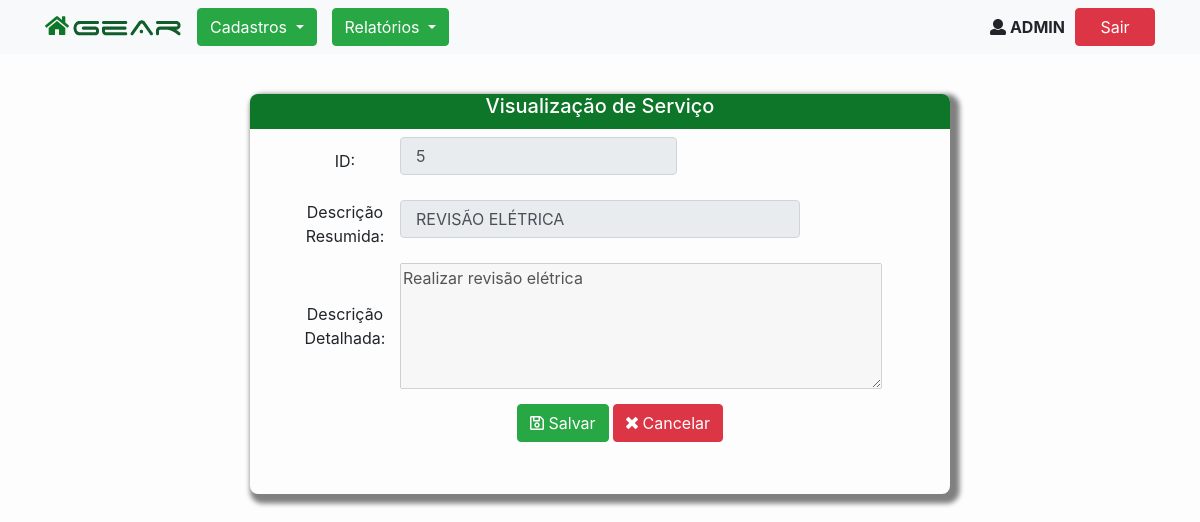
The page /servico-form-visualizacao.php?id=5 (signed in) on the database its author committed.
### tables this page shows
CREATE TABLE `tb_servico` (
  `id` int(11) NOT NULL AUTO_INCREMENT,
  `descricao_resumida` varchar(25) NOT NULL,
  `descricao_detalhada` varchar(250) DEFAULT NULL,
  `cnpj_empresa` varchar(14) NOT NULL,
  PRIMARY KEY (`id`)
);

### ServicoBO.php (called while the page is built, shortened)
<?php
require_once 'Servico.php';
class ServicoBO {
    public static function findById($id){
        $cnpj = $_SESSION['login']['cnpj_empresa'];
        $sql = "SELECT id, descricao_resumida, descricao_detalhada, cnpj_empresa FROM tb_servico WHERE id = :id AND cnpj_empresa = :cnpj_empresa ORDER BY descricao_resumida";
        $DB = db_connect();
        $stmt = $DB->prepare($sql);
        $stmt->bindParam(':id', $id);
        $stmt->bindParam(':cnpj_empresa', $cnpj);
        $stmt->execute();
        $servicos=$stmt->fetchAll(PDO::FETCH_CLASS, 'Servico');
        return $servicos[0];
    }
}

### Servico.php (called while the page is built, shortened)
<?php
class Servico
{
    private $id;
    private $descricao_resumida;
    private $descricao_detalhada;
    public function getId()
    {
        return $this->id;
    }
    public function getDescricaoResumida()
    {
        return $this->descricao_resumida;
    }
    public function getDescricaoDetalhada()
    {
        return $this->descricao_detalhada;
    }
}

### servico-form-visualizacao.php (the view)
<?php
	include('header.php');
	require('ServicoBO.php');
	$id=$_GET['id'];
	$servico= ServicoBO::findById($id);
?>
<div class="containerprincipal">
	<h5>Visualização de Serviço</h5>
	<form method="get" class="form-inline" role="form" action="servico-acao-alterar" id="form-servico">
		<div class="containerg">
			<fieldset>
				<div class="form-group">
					<label >ID:</label>
					<input   required maxlength="5" type="text" class="form-control" name="id" id="id"  disabled value="<?= $servico->getId()?>" />
				</div >
				<div class="form-group">
					<label for="servico">Descrição Resumida:</label>
					<input type="text" name="cservico" id="servico" disabled class="form-control disabled"  required maxlength="25" value="<?= $servico->getDescricaoResumida()?>" />
				</div>
				<div class="form-group">
					<label for="descricao">Descrição Detalhada:</label>
					<textarea name="tdesc disabled" id="cdesc" cols="45" rows="5" disabled maxlength="250"><?= $servico->getDescricaoDetalhada()?></textarea>
				</div>
			</fieldset>
		</div>
	</form>
		<div class="containerb centralizar">
			<fieldset>
				<button type="button" class="btn btn-success" id="btn-salvar" onclick="window.location.href='servico-form-alteracao.php?id=<?=$servico->getId()?>';">
					<span>
						<i class="far fa-save"></i> Salvar
					</span>
				</button>
				<button type="button" class="btn btn-danger" id="btn-cancelar" onclick="cancelar()">
					<span>
						<i class="fas fa-times"></i> Cancelar
					</span>
				</button>
			</fieldset>
		</div>
</div>
	<?php include('footer.php')?>

### css/fa-svg-with-js.css (style rules this page uses)
svg:not(:root).svg-inline--fa { overflow: visible; }
.svg-inline--fa { display: inline-block; font-size: inherit; height: 1em; overflow: visible; vertical-align: -.125em; }
.svg-inline--fa.fa-w-12 { width: 0.75em; }
.svg-inline--fa.fa-w-14 { width: 0.875em; }

### css/style.css (style rules this page uses)
body { text-align: center; background-color: #fdfdfd; }
input[type=text], input[type=password] { margin: auto; width: 320px; font-size: 16px; padding-left: 15px; margin-bottom: 10px; }
.disabled { cursor: default; }
.centralizar { margin: auto; margin-top: 5em; text-align: center; }
h5 { background-color: #0d7628; color: white; border-top-left-radius: 8px; border-top-right-radius: 8px; height: 35px; text-align: center; }
.form-group label { float: left; text-align: center; width: 50px; }
.containerb { padding-left: 40px; margin: 0px; min-width: 700px; }
.containerprincipal { padding-top: 0px; background: white; background-color: #fdfdfd; margin: auto; width: 700px; height: 400px; box-shadow: 0.3em 0.3em 0.3em 0.3em #808080; border-radius: 8px; margin-top: 40px; }
#id { margin-left: 12px; }
.centralizar { text-align: center; }
.form-group { padding-bottom: 15px; }
#id { margin-left: 30px; }
.containerg { width: 650px; margin-left: 30px; padding-left: 40px; padding-bottom: 0px; }
#servico { width: 400px; margin-left: 30px; margin-right: 5px; }
#cdesc { margin-left: 30px; }

### rows shown on the page
tb_servico: id "5", cservico "REVISÃO ELÉTRICA", descricao_detalhada "Realizar revisão elétrica"

### other values the page prints
$_SESSION['login']['usuario'] "ADMIN"
